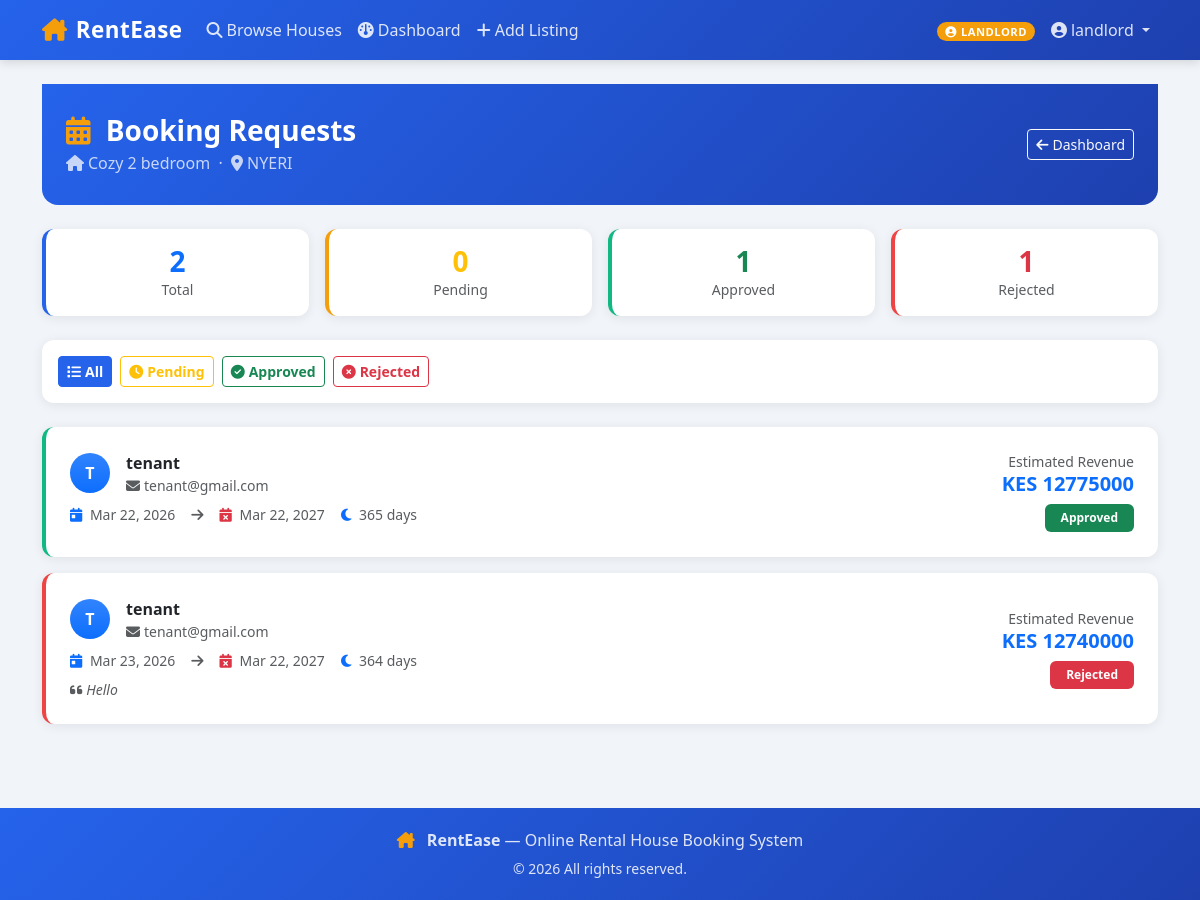
Page /bookings/manage/1/ (signed in) on the committed database.
### accounts/models.py (models this page shows, shortened)
class CustomUser(AbstractUser):
    ROLE_CHOICES = (
        ('tenant',   'Tenant'),
        ('landlord', 'Landlord'),
        ('admin',    'Admin'),
    )
    role = models.CharField(
        max_length=10, choices=ROLE_CHOICES, default='tenant')
    phone = models.CharField(max_length=15, blank=True)
    @property
    def is_tenant(self):
        return self.role == 'tenant'
    @property
    def is_landlord(self):
        return self.role == 'landlord'
    @property
    def is_admin_user(self):
        return self.role == 'admin'

### houses/models.py (models this page shows, shortened)
class House(models.Model):
    AVAILABILITY_CHOICES = (
        ('available',   'Available'),
        ('booked',      'Booked'),
        ('unavailable', 'Unavailable'),
    )
    landlord = models.ForeignKey(
        settings.AUTH_USER_MODEL, on_delete=models.CASCADE, related_name='houses')
    title = models.CharField(max_length=200)
    description = models.TextField()
    location = models.CharField(max_length=200)
    price = models.DecimalField(max_digits=10, decimal_places=2)
    image = models.ImageField(upload_to='houses/', blank=True, null=True)
    availability = models.CharField(
        max_length=15, choices=AVAILABILITY_CHOICES, default='available')
    bedrooms = models.PositiveIntegerField(default=1)
    created_at = models.DateTimeField(auto_now_add=True)
    updated_at = models.DateTimeField(auto_now=True)

### bookings/models.py (models this page shows, shortened)
class Booking(models.Model):
    STATUS_CHOICES = (
        ('pending',  'Pending'),
        ('approved', 'Approved'),
        ('rejected', 'Rejected'),
        ('cancelled', 'Cancelled'),
    )
    tenant = models.ForeignKey(
        settings.AUTH_USER_MODEL, on_delete=models.CASCADE, related_name='bookings')
    house = models.ForeignKey(
        House, on_delete=models.CASCADE, related_name='bookings')
    start_date = models.DateField()
    end_date = models.DateField()
    status = models.CharField(
        max_length=10, choices=STATUS_CHOICES, default='pending')
    created_at = models.DateTimeField(auto_now_add=True)
    message = models.TextField(
        blank=True, help_text="Optional message to landlord")
    @property
    def duration_days(self):
        return (self.end_date - self.start_date).days
    @property
    def total_cost(self):
        return self.duration_days * self.house.price

### bookings/views.py (the view)
# urls.py: path('manage/<int:pk>/',          views.manage_bookings, name='manage_bookings'),
@landlord_required
def manage_bookings(request, pk):
    house = get_object_or_404(House, pk=pk, landlord=request.user)
    bookings = Booking.objects.filter(house=house).order_by('-created_at')
    status_filter = request.GET.get('status', 'all')
    if status_filter != 'all':
        bookings = bookings.filter(status=status_filter)
    counts = {
        'all': Booking.objects.filter(house=house).count(),
        'pending': Booking.objects.filter(house=house, status='pending').count(),
        'approved': Booking.objects.filter(house=house, status='approved').count(),
        'rejected': Booking.objects.filter(house=house, status='rejected').count(),
    }
    return render(request, 'bookings/manage_bookings.html', {
        'house': house,
        'bookings': bookings,
        'status_filter': status_filter,
        'counts': counts,
    })

### templates/bookings/manage_bookings.html (shortened to what this page needs)
{% extends 'base.html' %}
{% block content %}
<div class="page-header px-4 mb-4">
  <div class="d-flex justify-content-between align-items-center flex-wrap gap-3">
    <div>
      <h3 class="fw-bold mb-1">
        <i class="fa-solid fa-calendar-days me-2" style="color:#f59e0b"></i>
        Booking Requests
      </h3>
      <p class="mb-0 opacity-75">
        <i class="fa-solid fa-house me-1"></i>{{ house.title }}
        &nbsp;·&nbsp;
        <i class="fa-solid fa-location-dot me-1"></i>{{ house.location }}
      </p>
    </div>
    <a href="{% url 'landlord_dashboard' %}"
       class="btn btn-outline-light btn-sm">
      <i class="fa-solid fa-arrow-left me-1"></i>Dashboard
    </a>
  </div>
</div>
<div class="row g-3 mb-4">
  <div class="col-6 col-md-3">
    <div class="card p-3 text-center" style="border-left:4px solid #2563eb;">
      <h3 class="fw-bold mb-0 text-primary">{{ counts.all }}</h3>
      <small class="text-muted">Total</small>
    </div>
  </div>
  <div class="col-6 col-md-3">
    <div class="card p-3 text-center" style="border-left:4px solid #f59e0b;">
      <h3 class="fw-bold mb-0 text-warning">{{ counts.pending }}</h3>
      <small class="text-muted">Pending</small>
    </div>
  </div>
  <div class="col-6 col-md-3">
    <div class="card p-3 text-center" style="border-left:4px solid #10b981;">
      <h3 class="fw-bold mb-0 text-success">{{ counts.approved }}</h3>
      <small class="text-muted">Approved</small>
    </div>
  </div>
  <div class="col-6 col-md-3">
    <div class="card p-3 text-center" style="border-left:4px solid #ef4444;">
      <h3 class="fw-bold mb-0 text-danger">{{ counts.rejected }}</h3>
      <small class="text-muted">Rejected</small>
    </div>
  </div>
</div>
<div class="card p-3 mb-4">
  <div class="d-flex flex-wrap gap-2">
    <a href="?status=all"
       class="btn btn-sm fw-semibold
              {% if status_filter == 'all' %}btn-primary{% else %}btn-outline-secondary{% endif %}">
      <i class="fa-solid fa-list me-1"></i>All
    </a>
    <a href="?status=pending"
       class="btn btn-sm fw-semibold
              {% if status_filter == 'pending' %}btn-warning text-dark{% else %}btn-outline-warning{% endif %}">
      <i class="fa-solid fa-clock me-1"></i>Pending
    </a>
    <a href="?status=approved"
       class="btn btn-sm fw-semibold
              {% if status_filter == 'approved' %}btn-success{% else %}btn-outline-success{% endif %}">
      <i class="fa-solid fa-circle-check me-1"></i>Approved
    </a>
    <a href="?status=rejected"
       class="btn btn-sm fw-semibold
              {% if status_filter == 'rejected' %}btn-danger{% else %}btn-outline-danger{% endif %}">
      <i class="fa-solid fa-circle-xmark me-1"></i>Rejected
    </a>
  </div>
</div>
{% if bookings %}
  <div class="row g-3">
    {% for booking in bookings %}
    <div class="col-12">
      <div class="card p-3 p-md-4"
           style="border-left:4px solid
             {% if booking.status == 'approved' %}#10b981
             {% elif booking.status == 'pending' %}#f59e0b
             {% elif booking.status == 'rejected' %}#ef4444
             {% else %}#6b7280{% endif %};">
        <div class="row align-items-center g-3">
          <div class="col-12 col-md-7">
            <div class="d-flex align-items-center gap-3 mb-2">
              <div class="bg-primary bg-gradient rounded-circle d-flex align-items-center
                          justify-content-center text-white fw-bold flex-shrink-0"
                   style="width:40px;height:40px;">
                {{ booking.tenant.username|first|upper }}
              </div>
              <div>
                <p class="fw-bold mb-0">{{ booking.tenant.username }}</p>
                <p class="text-muted small mb-0">
                  {% if booking.tenant.phone %}
                    <i class="fa-solid fa-phone me-1"></i>{{ booking.tenant.phone }}
                  {% else %}
                    <i class="fa-solid fa-envelope me-1"></i>{{ booking.tenant.email }}
                  {% endif %}
                </p>
              </div>
            </div>
            <div class="d-flex flex-wrap gap-3 text-muted small mb-2">
              <span>
                <i class="fa-solid fa-calendar-day text-primary me-1"></i>
                {{ booking.start_date|date:"M d, Y" }}
              </span>
              <span><i class="fa-solid fa-arrow-right"></i></span>
              <span>
                <i class="fa-solid fa-calendar-xmark text-danger me-1"></i>
                {{ booking.end_date|date:"M d, Y" }}
              </span>
              <span>
                <i class="fa-solid fa-moon text-primary me-1"></i>
                {{ booking.duration_days }} day{{ booking.duration_days|pluralize }}
              </span>
            </div>
            {% if booking.message %}
              <p class="text-muted small fst-italic mb-0">
                <i class="fa-solid fa-quote-left me-1"></i>{{ booking.message }}
              </p>
            {% endif %}
          </div>
          <div class="col-12 col-md-5">
            <div class="d-flex flex-column align-items-md-end gap-2">
              <div class="text-md-end">
                <p class="text-muted small mb-0">Estimated Revenue</p>
                <h5 class="fw-bold text-primary mb-0">
                  KES {{ booking.total_cost|floatformat:0 }}
                </h5>
              </div>
              <span class="badge px-3 py-2
                {% if booking.status == 'pending' %}bg-warning text-dark
                {% elif booking.status == 'approved' %}bg-success
                {% elif booking.status == 'rejected' %}bg-danger
                {% else %}bg-secondary{% endif %}">
                {{ booking.get_status_display }}
              </span>
            </div>
          </div>
        </div>
      </div>
    </div>
    {% endfor %}
  </div>
{% else %}
  <div class="text-center py-5">
    <i class="fa-solid fa-calendar-xmark fa-4x text-muted mb-3"></i>
    <h5 class="text-muted">No booking requests yet</h5>
    <p class="text-muted">Requests will appear here once tenants apply.</p>
  </div>
{% endif %}
{% endblock %}

### templates/base.html (shortened to what this page needs)
<!DOCTYPE html>
<html lang="en">
<head>
  <link href="https://cdn.jsdelivr.net/npm/bootstrap@5.3.2/dist/css/bootstrap.min.css" rel="stylesheet"/>
  <link href="https://cdnjs.cloudflare.com/ajax/libs/font-awesome/6.5.0/css/all.min.css" rel="stylesheet"/>
</head>
<body>
  <nav class="navbar navbar-expand-lg">
    <div class="container">
      <a class="navbar-brand" href="{% url 'house_list' %}">
        <i class="fa-solid fa-house-chimney me-2"></i>RentEase
      </a>
      <div class="collapse navbar-collapse" id="mainNav">
        <ul class="navbar-nav me-auto mb-2 mb-lg-0">
          <li class="nav-item">
            <a class="nav-link" href="{% url 'house_list' %}">
              <i class="fa-solid fa-magnifying-glass me-1"></i>Browse Houses
            </a>
          </li>
          {% if user.is_authenticated %}
            {% if user.is_landlord %}
              <li class="nav-item">
                <a class="nav-link" href="{% url 'landlord_dashboard' %}">
                  <i class="fa-solid fa-gauge me-1"></i>Dashboard
                </a>
              </li>
              <li class="nav-item">
                <a class="nav-link" href="{% url 'house_add' %}">
                  <i class="fa-solid fa-plus me-1"></i>Add Listing
                </a>
              </li>
            {% endif %}
          {% endif %}
        </ul>
        <ul class="navbar-nav ms-auto align-items-center gap-2">
          {% if user.is_authenticated %}
            <li class="nav-item">
              <span class="role-badge
                {% if user.is_tenant %}badge-tenant
                {% elif user.is_landlord %}badge-landlord
                {% else %}badge-admin{% endif %}">
                <i class="fa-solid fa-circle-user me-1"></i>{{ user.role }}
              </span>
            </li>
            <li class="nav-item dropdown">
              <a class="nav-link dropdown-toggle" href="#" data-bs-toggle="dropdown">
                <i class="fa-solid fa-user-circle me-1"></i>{{ user.username }}
              </a>
            </li>
          {% endif %}
        </ul>
      </div>
    </div>
  </nav>
  <main class="container py-4">
    {% block content %}{% endblock %}
  </main>
  <footer class="text-center">
    <div class="container">
      <p class="mb-1">
        <i class="fa-solid fa-house-chimney me-2" style="color: var(--accent)"></i>
        <strong>RentEase</strong> — Online Rental House Booking System
      </p>
      <small>© 2026 All rights reserved.</small>
    </div>
  </footer>
</body>
</html>

### templates/base.html (style rules this page uses)
:root { --primary: #2563eb; --secondary: #1e40af; --accent: #f59e0b; --light-bg: #f1f5f9; }
body { background-color: var(--light-bg); font-family: 'Segoe UI', sans-serif; }
.navbar { background: linear-gradient(135deg, var(--primary), var(--secondary)); box-shadow: 0 2px 10px rgba(0,0,0,0.15); }
.navbar-brand { font-weight: 700; font-size: 1.4rem; color: #fff !important; letter-spacing: 0.5px; }
.navbar-brand i { color: var(--accent); }
.nav-link { color: rgba(255,255,255,0.85) !important; font-weight: 500; transition: color 0.2s; }
.role-badge { font-size: 0.7rem; padding: 2px 8px; border-radius: 20px; font-weight: 600; text-transform: uppercase; letter-spacing: 0.5px; }
.badge-landlord { background: var(--accent); color: #fff; }
.card { border: none; border-radius: 12px; box-shadow: 0 2px 12px rgba(0,0,0,0.08); transition: transform 0.2s, box-shadow 0.2s; }
.btn-primary { background: var(--primary); border-color: var(--primary); }
footer { background: linear-gradient(135deg, var(--primary), var(--secondary)); color: rgba(255,255,255,0.85); padding: 20px 0; margin-top: 60px; }
.page-header { background: linear-gradient(135deg, var(--primary), var(--secondary)); color: #fff; padding: 30px 0; margin-bottom: 30px; border-radius: 0 0 16px 16px; }

### rows in the picture
CustomUser: role "LANDLORD", username "landlord"
House: title "Cozy 2 bedroom", location "NYERI"
Booking: tenant.username|first "T", tenant.username "tenant", tenant.email "tenant@gmail.com", start_date "Mar 22, 2026", end_date "Mar 22, 2027", duration_days "365", total_cost "12775000", status "Approved"
Booking: tenant.username|first "T", tenant.username "tenant", tenant.email "tenant@gmail.com", start_date "Mar 23, 2026", end_date "Mar 22, 2027", duration_days "364", message "Hello", total_cost "12740000", status "Rejected"

### other values in the picture
{{ counts.all }} "2"
{{ counts.pending }} "0"
{{ counts.approved }} "1"
{{ counts.rejected }} "1"
